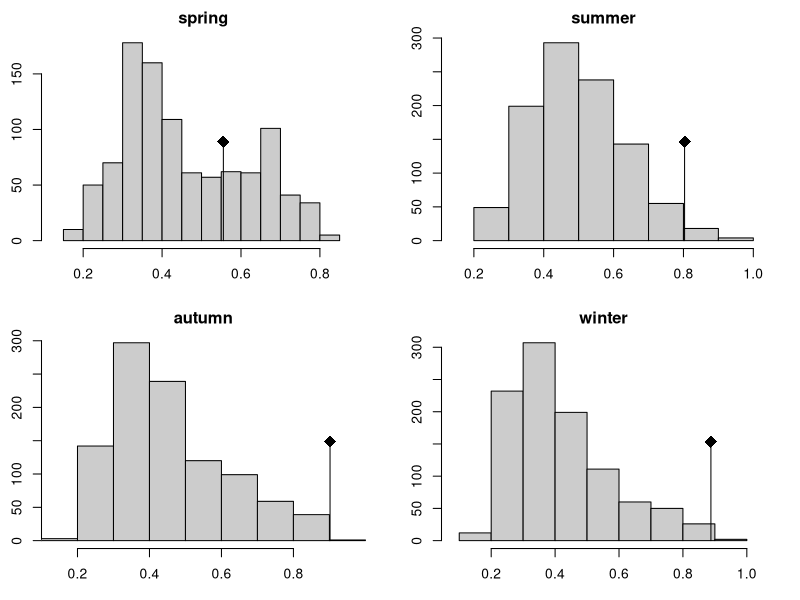

The R script that drew this image:
library(ade4)


### Name: statico.krandtest
### Title: Monte-Carlo test on a Statico analysis (in C).
### Aliases: statico.krandtest
### Keywords: multivariate

### ** Examples

data(meau)
wit1 <- withinpca(meau$env, meau$design$season, scan = FALSE, scal = "total")
spepca <- dudi.pca(meau$spe, scale = FALSE, scan = FALSE, nf = 2)
wit2 <- wca(spepca, meau$design$season, scan = FALSE, nf = 2)
kta1 <- ktab.within(wit1, colnames = rep(c("S1","S2","S3","S4","S5","S6"), 4))
kta2 <- ktab.within(wit2, colnames = rep(c("S1","S2","S3","S4","S5","S6"), 4))
statico1 <- statico(kta1, kta2, scan = FALSE)
kr1 <- statico.krandtest(kta1, kta2)
plot(kr1)
